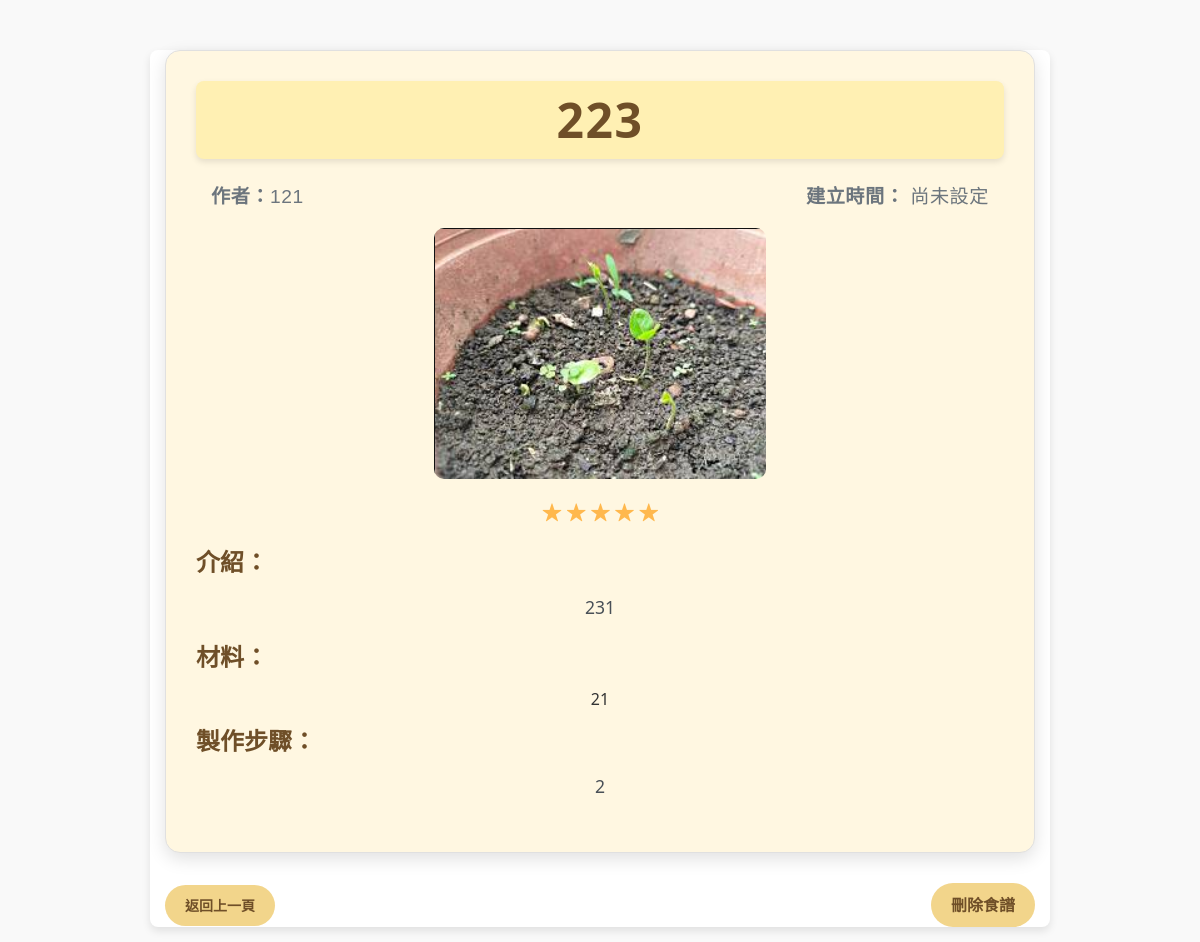
/recipe/1, run on the app's committed database.
### models.py (models this page shows, shortened)
class Recipe(db.Model):
    id = db.Column(db.Integer, primary_key=True)
    title = db.Column(db.String(100), nullable=False)
    author = db.Column(db.String(50), nullable=False)  # 作者欄位
    content = db.Column(db.Text, nullable=False)
    ingredients = db.Column(db.Text, nullable=False)
    steps = db.Column(db.Text, nullable=False)
    image = db.Column(db.String(100), nullable=True)  # 新增欄位用於存儲圖片文件名
    difficulty = db.Column(db.String(1), nullable=False)  # 儲存難度星級
    created_at = db.Column(db.DateTime, default=get_current_time)  # 新增時的時間
    category = db.Column(db.String(50), nullable=True)   # 新增類別欄位

### app.py (the view)
@app.route('/recipe/<int:recipe_id>')
def show_recipe(recipe_id):
    recipe = Recipe.query.get_or_404(recipe_id)
    return render_template('recipe.html', recipe=recipe)

### templates/recipe.html (shortened to what this page needs)
<!DOCTYPE html>
<html lang="zh-Hant">
<head>
    <link rel="stylesheet" href="https://stackpath.bootstrapcdn.com/bootstrap/4.5.2/css/bootstrap.min.css">
</head>
<body>
    <div class="container">
        <div class="recipe-card">
            <h1 class="recipe-title mb-4">{{ recipe.title }}</h1>
        <div class="d-flex justify-content-between align-items-center mb-3">
            <p class="recipe-subtitle mb-0" style="margin-right: 20px;"><strong>作者：</strong>{{ recipe.author }}</p>
            <p class="recipe-subtitle mb-0">
                <strong>建立時間：</strong>
                {% if recipe.created_at %}
                    {{ recipe.created_at.strftime('%Y-%m-%d %H:%M:%S') }}
                {% else %}
                    尚未設定
                {% endif %}
            </p>
        </div>
            {% if recipe.image %}
            <img src="{{ url_for('uploaded_file', filename=recipe.image) }}" alt="{{ recipe.title }}" class="img-fluid recipe-image">
            {% endif %}
            <div class="difficulty">
                <span class="star {{ 'filled' if recipe.difficulty|int >= 1 else '' }}" data-value="1">&#9733;</span>
                <span class="star {{ 'filled' if recipe.difficulty|int >= 2 else '' }}" data-value="2">&#9733;</span>
                <span class="star {{ 'filled' if recipe.difficulty|int >= 3 else '' }}" data-value="3">&#9733;</span>
                <span class="star {{ 'filled' if recipe.difficulty|int >= 4 else '' }}" data-value="4">&#9733;</span>
                <span class="star {{ 'filled' if recipe.difficulty|int >= 5 else '' }}" data-value="5">&#9733;</span>
            </div>
            <h3 class="recipe-steps-title mb-3">介紹：</h3>
            <div class="recipe-content">
                {% for content in recipe.content.split('\n') %}
                    <p>{{ content }}</p>
                {% endfor %}
            </div>
            <h3 class="recipe-steps-title mb-3">材料：</h3>
            <div class="recipe-ingredient">
                {% if recipe.ingredients %}
                    <p>{{ recipe.ingredients }}</p>
                {% else %}
                    <p>目前尚無額外說明。</p>
                {% endif %}
            </div>
            <h3 class="recipe-steps-title mb-3">製作步驟：</h3>
            <div class="recipe-steps">
                {% for step in recipe.steps.split('\n') %}
                    <p>{{ step }}</p>
                {% endfor %}
            </div>
        </div>
        <div class="d-flex justify-content-between mt-3">
            <a href="{{ request.referrer or url_for('all_recipes') }}" class="btn btn-sm  custom-btn">返回上一頁</a>
            <form action="{{ url_for('delete_recipe', recipe_id=recipe.id) }}" method="POST">
                <button type="submit" class="custom-btn">刪除食譜</button>
            </form>
        </div>

### templates/recipe.html (style rules this page uses)
body { background-color: #f9f9f9; font-family: 'Segoe UI', Tahoma, Geneva, Verdana, sans-serif; padding-top: 50px; color: #333; }
.container { max-width: 900px; margin: 0 auto; background-color: #ffffff; border-radius: 8px; box-shadow: 0 4px 8px rgba(0, 0, 0, 0.1); }
.recipe-card { background-color: #FFF7E1; border-radius: 15px; box-shadow: 0 6px 18px rgba(0, 0, 0, 0.12); padding: 30px; text-align: center; margin-bottom: 30px; border: 1px solid #e0e0e0; transition: all 0.3s ease-in-out; }
.recipe-title { font-family: 'Segoe UI', Tahoma, Geneva, Verdana, sans-serif; font-size: 3rem; font-weight: 600; text-transform: uppercase; color: #6F4F28; letter-spacing: 1.5px; line-height: 1.3; text-align: center; margin-bottom: 10px; padding: 8px 16px; background-color: #FFF0B3; border-radius: 8px; box-shadow: 0 3px 6px rgba(0, 0, 0, 0.1); }
.recipe-subtitle { font-size: 1.2rem; color: #6c757d; margin-bottom: 15; padding: 0 15px; font-family: 'Comic Sans MS', 'Cursive', sans-serif; letter-spacing: 0.5px; }
.d-flex { display: flex; justify-content: space-between; align-items: center; margin-bottom: 15px; }
.recipe-steps-title { font-size: 1.5rem; color: #6F4F28; font-weight: bold; margin-bottom: 15px; text-align: left; }
.recipe-content, .recipe-steps { font-size: 1.1rem; color: #495057; line-height: 1.7; margin-bottom: 20px; }
.difficulty { font-size: 1.2rem; font-weight: bold; color: #FFB84D; text-align: center; margin-bottom: 20px; }
.recipe-image { max-width: 100%; height: auto; border-radius: 10px; margin-bottom: 20px; }
.custom-btn { background-color: #F2D58B; color: #6F4F28; font-weight: bold; border: none; text-decoration: none; padding: 10px 20px; border-radius: 25px; transition: all 0.3s ease; }

### data on the page
Recipe: title "223", author "121", image (picture), content "231", ingredients "21"

### other printed values
{{ step }} "2"
